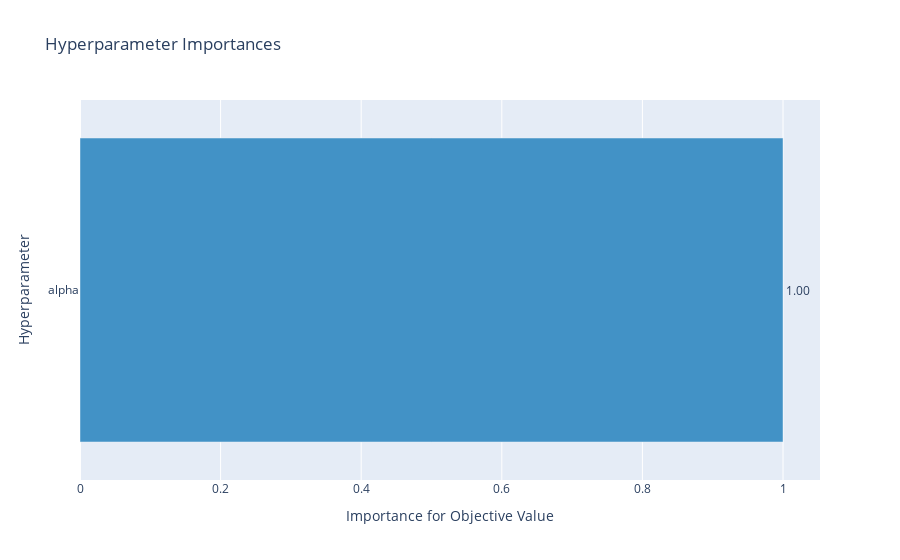

The code cell stored with this chart in its notebook:
### Code cell
fig = optuna.visualization.plot_param_importances(study)
fig.show()

### Figure 1 — Plotly figure (JSON) as saved in the notebook; plotly's stock layout.template omitted (floating-point values rounded to 4 significant figures)
{"data": [{"cliponaxis": false, "hovertemplate": ["alpha (UniformDistribution): 1.0<extra></extra>"], "marker": {"color": "rgb(66,146,198)"}, "orientation": "h", "text": ["1.0"], "textposition": "outside", "texttemplate": "%{text:.2f}", "type": "bar", "x": [1], "y": ["alpha"]}], "layout": {"showlegend": false, "title": {"text": "Hyperparameter Importances"}, "xaxis": {"title": {"text": "Importance for Objective Value"}}, "yaxis": {"title": {"text": "Hyperparameter"}}}}
